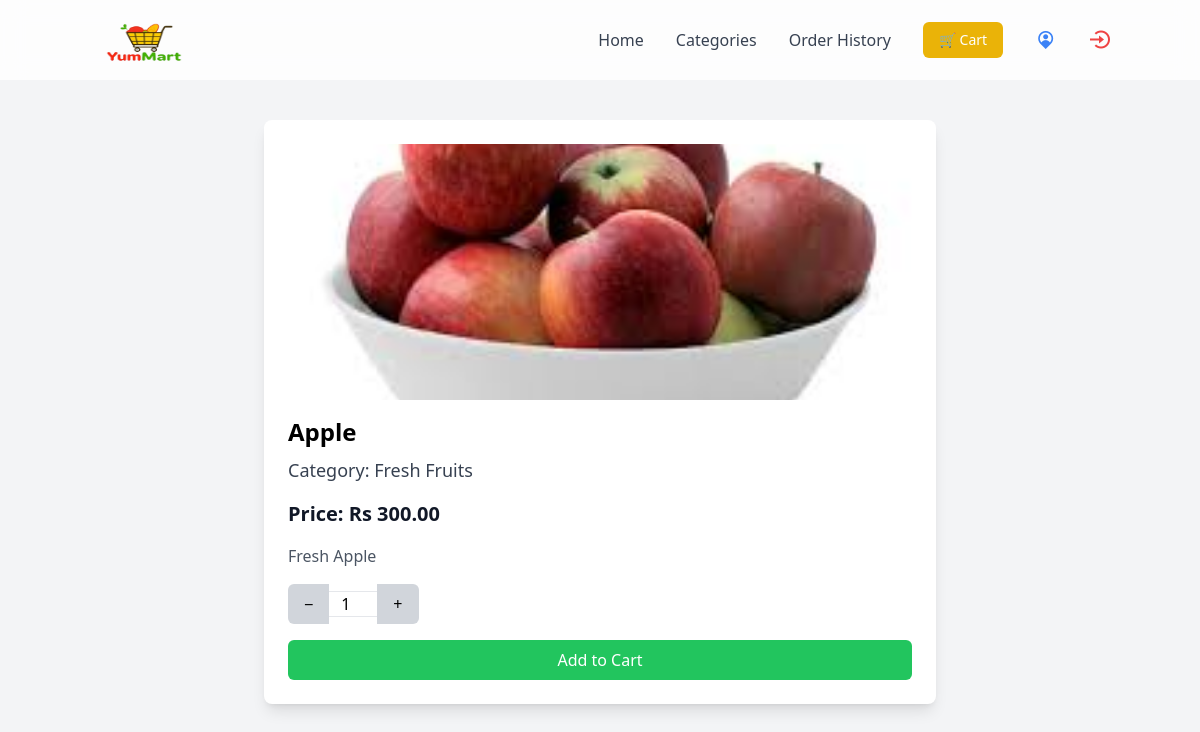
/product/1/, run on the app's committed database.
### store/models.py (models this page shows, shortened)
class Product(models.Model):
    category = models.ForeignKey(Category, on_delete=models.CASCADE)
    name = models.CharField(max_length=255)
    slug = models.SlugField(max_length=255, unique=True)
    description = models.TextField(blank=True)
    price = models.DecimalField(max_digits=10, decimal_places=2)
    image = models.ImageField(upload_to='products/')
    created_at = models.DateTimeField(auto_now_add=True)

class Category(models.Model):
    name = models.CharField(max_length=255, unique=True)
    slug = models.SlugField(max_length=255, unique=True)

### store/views.py (the view)
# urls.py: path('product/<int:product_id>/', product_detail, name='product_detail'),
def product_detail(request, product_id):
    product = get_object_or_404(Product, id=product_id)
    return render(request, 'store/product_detail.html', {'product': product})

### store/templates/store/product_detail.html (shortened to what this page needs)
{% extends 'store/base.html' %}
{% block content %}
<div class="bg-white p-6 rounded-lg shadow-lg max-w-2xl mx-auto">
    <img src="{{ product.image.url }}" alt="{{ product.name }}" class="w-full h-64 object-cover rounded-md">
    <h2 class="text-2xl font-bold mt-4">{{ product.name }}</h2>
    <p class="text-gray-700 text-lg mt-2">Category: {{ product.category.name }}</p>
    <p class="text-gray-900 text-xl font-semibold mt-4">Price: Rs {{ product.price }}</p>
    <p class="text-gray-600 mt-4">{{ product.description }}</p>
    <form action="{% url 'add_to_cart' product.id %}" method="POST" class="mt-4">
        <div class="flex items-center">
            <button type="button" onclick="changeQuantity(-1)" class="bg-gray-300 px-4 py-2 rounded-l-md">−</button>
            <input type="number" name="quantity" id="quantity" value="1" min="1" class="w-12 text-center border-t border-b">
            <button type="button" onclick="changeQuantity(1)" class="bg-gray-300 px-4 py-2 rounded-r-md">+</button>
        </div>
        <button type="submit" class="bg-green-500 text-white px-6 py-2 mt-4 rounded-md w-full">Add to Cart</button>
    </form>
</div>
{% endblock %}

### data on the page
Product: image (picture), name "Apple", category.name "Fresh Fruits", price "300.00", description "Fresh Apple"
